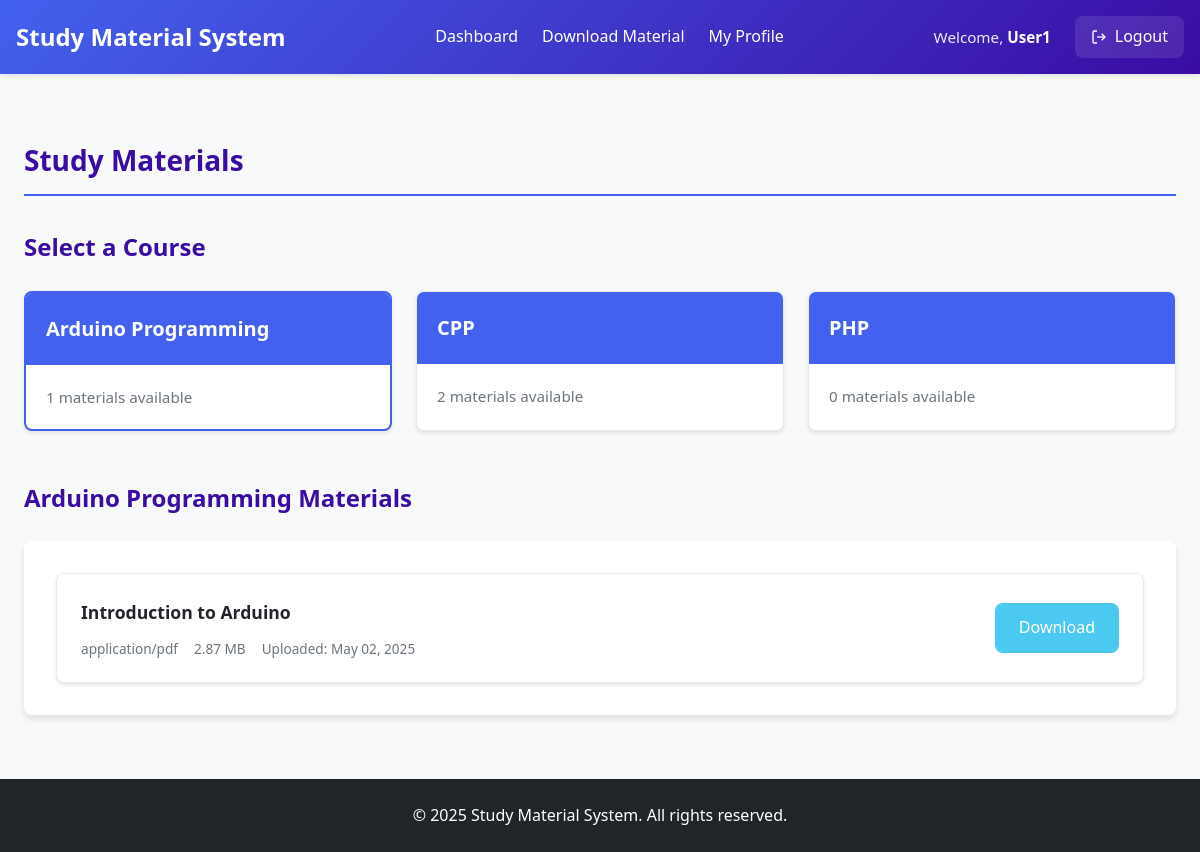
/courses_materials.php?course_id=4 (signed in), run on the app's committed database.
### tables this page shows
CREATE TABLE `courses` (
  `course_id` int(11) NOT NULL,
  `course_name` varchar(100) NOT NULL,
  `description` text DEFAULT NULL,
  `created_by` int(11) DEFAULT NULL,
  `created_at` timestamp NOT NULL DEFAULT current_timestamp(),
  `updated_at` timestamp NOT NULL DEFAULT current_timestamp() ON UPDATE current_timestamp(),
  `is_active` tinyint(1) DEFAULT 1 COMMENT '1=active, 0=inactive'
);

CREATE TABLE `materials` (
  `material_id` int(11) NOT NULL,
  `title` varchar(255) NOT NULL,
  `description` text DEFAULT NULL,
  `file_path` varchar(255) NOT NULL,
  `file_size` int(11) DEFAULT NULL,
  `file_type` varchar(50) DEFAULT NULL,
  `course_id` int(11) DEFAULT NULL,
  `uploaded_by` int(11) DEFAULT NULL,
  `upload_date` timestamp NOT NULL DEFAULT current_timestamp(),
  `is_active` tinyint(1) DEFAULT 1 COMMENT '1=active, 0=inactive'
);

### courses_materials.php (the view, shortened to what this page needs)
<?php
require_once '../includes/config.php';
$selected_course_id = isset($_GET['course_id']) ? (int)$_GET['course_id'] : null;
$courses = $link->query("SELECT * FROM courses WHERE is_active = 1 ORDER BY course_name")->fetch_all(MYSQLI_ASSOC);
$materials = [];
if ($selected_course_id) {
    $stmt = $link->prepare("SELECT m.*, c.course_name
                          FROM materials m
                          JOIN courses c ON m.course_id = c.course_id
                          WHERE m.course_id = ? AND m.is_active = 1
                          ORDER BY m.upload_date DESC");
    $stmt->bind_param('i', $selected_course_id);
    $stmt->execute();
    $result = $stmt->get_result();
    $materials = $result->fetch_all(MYSQLI_ASSOC);
}
include 'header.php';
?>
<div class="admin-main">
    <div class="dashboard-container">
        <h1 class="page-title">Study Materials</h1>
        <div class="course-selection">
            <h2>Select a Course</h2>
            <div class="courses-grid">
                <?php if (empty($courses)): ?>
                    <div class="alert alert-info">No courses available at the moment.</div>
                <?php else: ?>
                    <?php foreach ($courses as $course): ?>
                        <a href="courses_materials.php?course_id=<?= $course['course_id'] ?>"
                           class="course-card <?= $selected_course_id == $course['course_id'] ? 'active' : '' ?>">
                            <div class="course-card-header">
                                <h3><?= htmlspecialchars($course['course_name']) ?></h3>
                            </div>
                            <div class="course-card-body">
                                <?php
                                    $stmt = $link->prepare("SELECT COUNT(*) FROM materials WHERE course_id = ? AND is_active = 1");
                                    $stmt->bind_param('i', $course['course_id']);
                                    $stmt->execute();
                                    $stmt->bind_result($material_count);
                                ?>
                                <p><?= $material_count ?> materials available</p>
                            </div>
                        </a>
                    <?php endforeach; ?>
                <?php endif; ?>
            </div>
        </div>
        <?php if ($selected_course_id): ?>
            <div class="materials-section">
                <h2><?= htmlspecialchars($materials[0]['course_name'] ?? 'Selected Course') ?> Materials</h2>
                <?php if (empty($materials)): ?>
                    <div class="alert alert-info">No materials available for this course yet.</div>
                <?php else: ?>
                    <div class="materials-list">
                        <?php foreach ($materials as $material): ?>
                            <div class="material-item">
                                <div class="material-info">
                                    <h3><?= htmlspecialchars($material['title']) ?></h3>
                                    <div class="material-meta">
                                        <span class="file-type"><?= htmlspecialchars($material['file_type']) ?></span>
                                        <span class="file-size"><?= formatFileSize($material['file_size']) ?></span>
                                        <span class="upload-date">Uploaded: <?= date('M d, Y', strtotime($material['upload_date'])) ?></span>
                                    </div>
                                </div>
                                <a href="download.php?path=../uploads/materials/<?= $material['file_path'] ?>" class="download-btn">
                                    Download
                                </a>
                            </div>
                        <?php endforeach; ?>
                    </div>
                <?php endif; ?>
            </div>
        <?php else: ?>
            <div class="instruction-box">
                <p>Please select a course from above to view its available study materials.</p>
            </div>
        <?php endif; ?>
    </div>
</div>
<?php
function formatFileSize($bytes) {
    if ($bytes >= 1073741824) {
        return number_format($bytes / 1073741824, 2) . ' GB';
    } elseif ($bytes >= 1048576) {
        return number_format($bytes / 1048576, 2) . ' MB';
    } elseif ($bytes >= 1024) {
        return number_format($bytes / 1024, 2) . ' KB';
    } elseif ($bytes > 1) {
        return $bytes . ' bytes';
    } elseif ($bytes == 1) {
        return '1 byte';
    } else {
        return '0 bytes';
    }
}
include 'footer.php';
?>

### admin.css (style rules this page uses)
:root { --primary: #4361ee; --primary-dark: #3a0ca3; --secondary: #f72585; --light: #f8f9fa; --dark: #212529; --gray: #6c757d; --light-gray: #e9ecef; --success: #4cc9f0; --danger: #ef233c; --warning: #f8961e; --info: #4895ef; }
* { margin: 0; padding: 0; box-sizing: border-box; }
html, body { height: 100%; }
body { font-family: 'Segoe UI', Tahoma, Geneva, Verdana, sans-serif; line-height: 1.6; color: var(--dark); background-color: var(--light); display: flex; flex-direction: column; min-height: 100vh; }
.admin-main { flex: 1; max-width: 1200px; width: 100%; margin: 0 auto; padding: 2rem 1rem; }
.dashboard-container { padding: 1rem; }
.materials-list { background: white; padding: 2rem; border-radius: 0.5rem; box-shadow: 0 4px 6px rgba(0, 0, 0, 0.1); }
.material-item { display: flex; justify-content: space-between; align-items: center; padding: 1rem; border-bottom: 1px solid var(--light-gray); transition: background-color 0.2s ease; }
.material-info { flex: 1; min-width: 0; }
.material-meta { font-size: 0.85rem; color: var(--gray); line-height: 1.4; }

### user.css (style rules this page uses)
.admin-main { padding: 2rem 0; flex: 1; }
.dashboard-container { max-width: 1200px; margin: 0 auto; padding: 0 1.5rem; }
.page-title { color: var(--primary-dark); margin-bottom: 2rem; padding-bottom: 0.75rem; border-bottom: 2px solid var(--primary); font-size: 1.75rem; }
.course-selection { margin-bottom: 3rem; }
.course-selection h2 { color: var(--primary-dark); margin-bottom: 1.5rem; font-size: 1.5rem; }
.courses-grid { display: grid; grid-template-columns: repeat(auto-fill, minmax(280px, 1fr)); gap: 1.5rem; }
.course-card { background: white; border-radius: 0.5rem; box-shadow: 0 2px 4px rgba(0, 0, 0, 0.1); transition: all 0.3s ease; text-decoration: none; color: var(--dark); overflow: hidden; border: 1px solid var(--light-gray); }
.course-card.active { border: 2px solid var(--primary); }
.course-card-header { background: var(--primary); color: white; padding: 1.25rem; }
.course-card-header h3 { margin: 0; font-size: 1.25rem; }
.course-card-body { padding: 1.25rem; }
.course-card-body p { margin: 0; color: var(--gray); font-size: 0.95rem; }
.materials-section { margin-top: 3rem; }
.materials-section h2 { color: var(--primary-dark); margin-bottom: 1.5rem; font-size: 1.5rem; }
.materials-list { display: grid; gap: 1rem; }
.material-item { display: flex; justify-content: space-between; align-items: center; background: white; padding: 1.5rem; border-radius: 0.5rem; box-shadow: 0 2px 4px rgba(0, 0, 0, 0.1); transition: all 0.3s ease; border: 1px solid var(--light-gray); }
.material-info h3 { margin: 0 0 0.5rem; color: var(--dark); font-size: 1.1rem; }
.material-meta { display: flex; gap: 1rem; font-size: 0.85rem; color: var(--gray); margin-top: 0.75rem; }
.material-meta span { display: flex; align-items: center; gap: 0.25rem; }
.download-btn { display: inline-flex; align-items: center; gap: 0.5rem; background: var(--success); color: white; padding: 0.75rem 1.5rem; border-radius: 0.5rem; text-decoration: none; font-weight: 500; transition: all 0.3s ease; white-space: nowrap; }

### data on the page
courses: course_name "Arduino Programming", material_count "1"
courses: course_name "CPP", material_count "2"
courses: course_name "PHP", material_count "0"
materials: course.course_name "Arduino Programming", title "Introduction to Arduino", file_type "application/pdf", file_size "2.87 MB", upload_date "May 02, 2025"

### other printed values
$_SESSION['name'] "User1"
